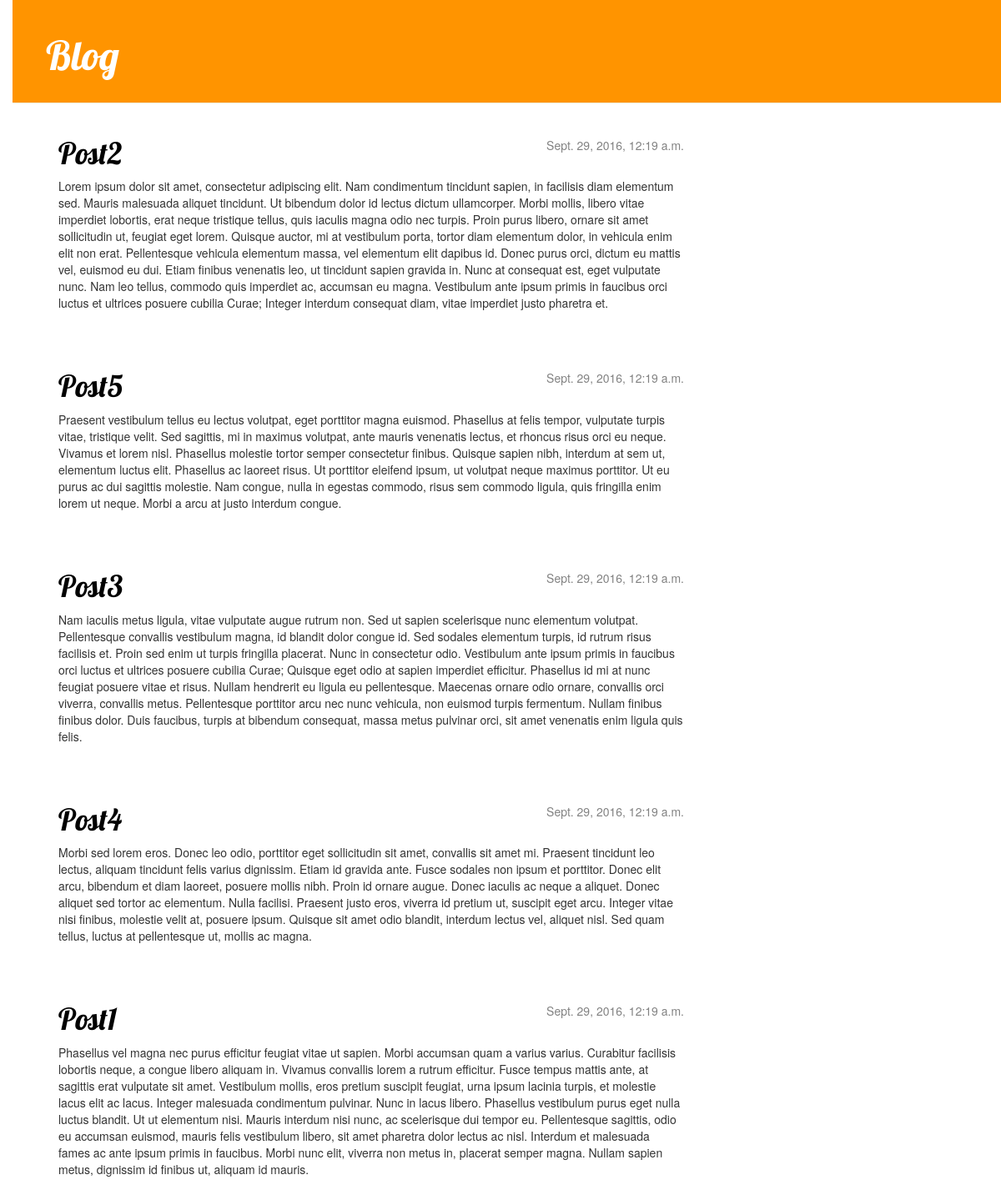
The page / on the database its author committed.
### blog/models.py (models this page shows, shortened)
class Post(models.Model):
    username = models.ForeignKey('auth.User')
    email = models.EmailField(max_length=50)
    title = models.CharField(max_length=200)
    text = models.TextField()
    created_date = models.DateTimeField(
            default=timezone.now)
    published_date = models.DateTimeField(
            blank=True, null=True)

### blog/views.py (the view)
# urls.py: url(r'^$', views.post_list),
def post_list(request):
    posts = Post.objects.filter(published_date__lte=timezone.now()).order_by('published_date')
    return render(request, 'blog/post_list.html', {'posts': posts})

### blog/templates/blog/post_list.html
    {% extends 'blog/base.html' %}
    {% block content %}
        {% for post in posts %}
            <div class="post">
                <div class="date">
                    {{ post.published_date }}
                </div>
                <h1><a href="{% url 'post_detail' pk=post.pk %}">{{ post.title }}</a></h1>
                <p>{{ post.text|linebreaksbr }}</p>
            </div>
        {% endfor %}
    {% endblock content %}

### blog/templates/blog/base.html (shortened to what this page needs)
 {% load staticfiles %}
    <html>
        <head>
            <link rel="stylesheet" href="//maxcdn.bootstrapcdn.com/bootstrap/3.2.0/css/bootstrap.min.css">
            <link rel="stylesheet" href="//maxcdn.bootstrapcdn.com/bootstrap/3.2.0/css/bootstrap-theme.min.css">
            <link rel="stylesheet" href="{% static 'css/blog.css' %}">
        </head>
    <body>
        <div class="page-header">
            <h1><a href="/">Blog</a></h1>
        </div>
        <div class="content container">
            <div class="row">
                <div class="col-md-8">
                {% block content %}
                {% endblock %}
                </div>
            </div>
        </div>
    </body>
    </html>

### blog/static/css/blog.css (style rules this page uses)
h1 a { color: #FCA205; font-family: 'Lobster'; }
body { padding-left: 15px; }
.page-header { background-color: #ff9400; margin-top: 0; padding: 20px 20px 20px 40px; }
.page-header h1, .page-header h1 a, .page-header h1 a:visited, .page-header h1 a:active { color: #ffffff; font-size: 36pt; text-decoration: none; }
.content { margin-left: 40px; }
h1, h2, h3, h4 { font-family: 'Lobster', cursive; }
.date { float: right; color: #828282; }
.post { margin-bottom: 70px; }
.post h1 a, .post h1 a:visited { color: #000000; }

### rows shown on the page
Post: published_date "Sept. 29, 2016, 12:19 a.m.", title "Post2", text "Lorem ipsum dolor sit amet, consectetur adipiscing elit. Nam condimentum tincidunt sapien, in facilisis diam elementum sed. Mauris malesuada aliquet tincidunt. Ut bibendum dolor id lectus dictum ullamcorper. Morbi mollis, libero vitae imperdiet lobortis, erat neque tristique tellus, quis iaculis magna odio nec turpis. Proin purus libero, ornare sit amet sollicitudin ut, feugiat eget lorem. Quisque auctor, mi at vestibulum porta, tortor diam elementum dolor, in vehicula enim elit non erat. Pellentesque vehicula elementum massa, vel elementum elit dapibus id. Donec purus orci, dictum eu mattis vel, euismod eu dui. Etiam finibus venenatis leo, ut tincidunt sapien gravida in. Nunc at consequat…"
Post: published_date "Sept. 29, 2016, 12:19 a.m.", title "Post5", text "Praesent vestibulum tellus eu lectus volutpat, eget porttitor magna euismod. Phasellus at felis tempor, vulputate turpis vitae, tristique velit. Sed sagittis, mi in maximus volutpat, ante mauris venenatis lectus, et rhoncus risus orci eu neque. Vivamus et lorem nisl. Phasellus molestie tortor semper consectetur finibus. Quisque sapien nibh, interdum at sem ut, elementum luctus elit. Phasellus ac laoreet risus. Ut porttitor eleifend ipsum, ut volutpat neque maximus porttitor. Ut eu purus ac dui sagittis molestie. Nam congue, nulla in egestas commodo, risus sem commodo ligula, quis fringilla enim lorem ut neque. Morbi a arcu at justo interdum congue."
Post: published_date "Sept. 29, 2016, 12:19 a.m.", title "Post3", text "Nam iaculis metus ligula, vitae vulputate augue rutrum non. Sed ut sapien scelerisque nunc elementum volutpat. Pellentesque convallis vestibulum magna, id blandit dolor congue id. Sed sodales elementum turpis, id rutrum risus facilisis et. Proin sed enim ut turpis fringilla placerat. Nunc in consectetur odio. Vestibulum ante ipsum primis in faucibus orci luctus et ultrices posuere cubilia Curae; Quisque eget odio at sapien imperdiet efficitur. Phasellus id mi at nunc feugiat posuere vitae et risus. Nullam hendrerit eu ligula eu pellentesque. Maecenas ornare odio ornare, convallis orci viverra, convallis metus. Pellentesque porttitor arcu nec nunc vehicula, non euismod turpis fermentum.…"
Post: published_date "Sept. 29, 2016, 12:19 a.m.", title "Post4", text "Morbi sed lorem eros. Donec leo odio, porttitor eget sollicitudin sit amet, convallis sit amet mi. Praesent tincidunt leo lectus, aliquam tincidunt felis varius dignissim. Etiam id gravida ante. Fusce sodales non ipsum et porttitor. Donec elit arcu, bibendum et diam laoreet, posuere mollis nibh. Proin id ornare augue. Donec iaculis ac neque a aliquet. Donec aliquet sed tortor ac elementum. Nulla facilisi. Praesent justo eros, viverra id pretium ut, suscipit eget arcu. Integer vitae nisi finibus, molestie velit at, posuere ipsum. Quisque sit amet odio blandit, interdum lectus vel, aliquet nisl. Sed quam tellus, luctus at pellentesque ut, mollis ac magna."
Post: published_date "Sept. 29, 2016, 12:19 a.m.", title "Post1", text "Phasellus vel magna nec purus efficitur feugiat vitae ut sapien. Morbi accumsan quam a varius varius. Curabitur facilisis lobortis neque, a congue libero aliquam in. Vivamus convallis lorem a rutrum efficitur. Fusce tempus mattis ante, at sagittis erat vulputate sit amet. Vestibulum mollis, eros pretium suscipit feugiat, urna ipsum lacinia turpis, et molestie lacus elit ac lacus. Integer malesuada condimentum pulvinar. Nunc in lacus libero. Phasellus vestibulum purus eget nulla luctus blandit. Ut ut elementum nisi. Mauris interdum nisi nunc, ac scelerisque dui tempor eu. Pellentesque sagittis, odio eu accumsan euismod, mauris felis vestibulum libero, sit amet pharetra dolor lectus ac nisl.…"
